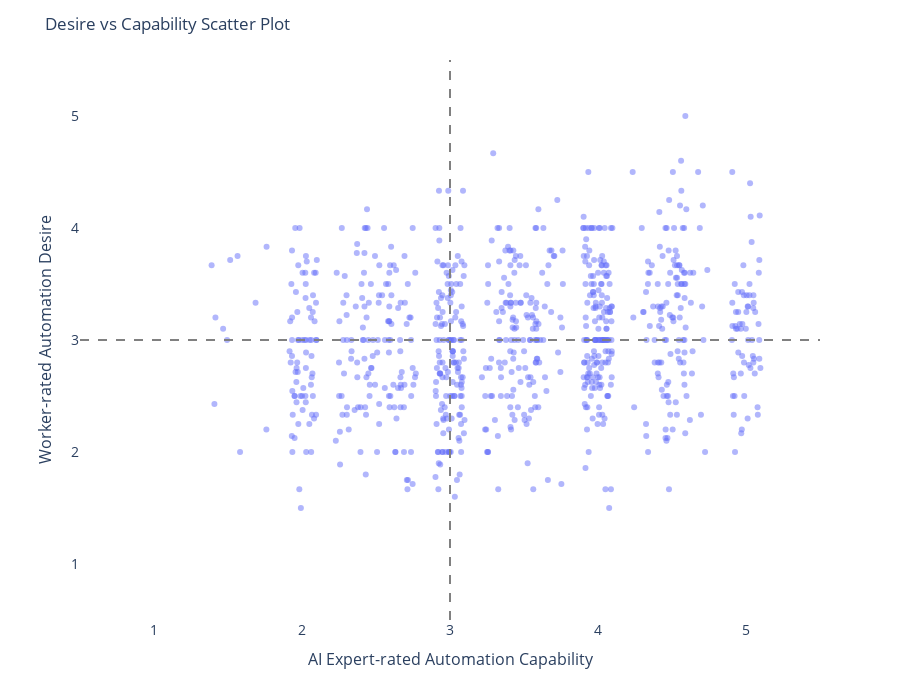

Notebook code cell kept with this figure:
### Code cell
# HTML version
import plotly.express as px


task_occupation_mapping = domain_worker_desires[["Task", "Occupation (O*NET-SOC Title)"]].drop_duplicates()
task_scores = task_scores.merge(task_occupation_mapping, on="Task", how="left")

# Plot with Plotly
fig = px.scatter(
    task_scores,
    x="automation_capacity_jittered",
    y="automation_desire",
    hover_data=["Task", "Occupation (O*NET-SOC Title)"],
    labels={
        "automation_capacity_jittered": "AI Expert-rated Automation Capability",
        "automation_desire": "Worker-rated Automation Desire"
    },
    opacity=0.5
)

# Add quadrant lines
fig.add_shape(type="line", x0=3, y0=0.5, x1=3, y1=5.5, line=dict(color="gray", dash="dash"))
fig.add_shape(type="line", x0=0.5, y0=3, x1=5.5, y1=3, line=dict(color="gray", dash="dash"))

# Update layout
fig.update_layout(
    title="Desire vs Capability Scatter Plot",
    width=900,
    height=700,
    xaxis_range=[0.5, 5.5],
    yaxis_range=[0.5, 5.5],
    xaxis=dict(title_font=dict(size=16), tickfont=dict(size=14)),
    yaxis=dict(title_font=dict(size=16), tickfont=dict(size=14)),
    plot_bgcolor='white'
)

# Save to HTML
fig.write_html("../local/desire_vs_capability_interactive.html")
fig.show()

### Figure 1 — Plotly figure (JSON) as saved in the notebook; plotly's stock layout.template omitted (floating-point values rounded to 4 significant figures; data arrays with more than 128 entries replaced by an {"elided": "..."} marker saying what was removed)
{"data": [{"customdata": {"elided": "844x2 str values"}, "hovertemplate": "AI Expert-rated Automation Capability=%{x}<br>Worker-rated Automation Desire=%{y}<br>Task=%{customdata[0]}<br>Occupation (O*NET-SOC Title)=%{customdata[1]}<extra></extra>", "legendgroup": "", "marker": {"color": "#636efa", "opacity": 0.5, "symbol": "circle"}, "mode": "markers", "name": "", "orientation": "v", "showlegend": false, "type": "scatter", "x": {"elided": "844 float values"}, "xaxis": "x", "y": {"elided": "844 float values"}, "yaxis": "y"}], "layout": {"height": 700, "legend": {"tracegroupgap": 0}, "margin": {"t": 60}, "plot_bgcolor": "white", "shapes": [{"line": {"color": "gray", "dash": "dash"}, "type": "line", "x0": 3, "x1": 3, "y0": 0.5, "y1": 5.5}, {"line": {"color": "gray", "dash": "dash"}, "type": "line", "x0": 0.5, "x1": 5.5, "y0": 3, "y1": 3}], "title": {"text": "Desire vs Capability Scatter Plot"}, "width": 900, "xaxis": {"anchor": "y", "domain": [0, 1], "range": [0.5, 5.5], "tickfont": {"size": 14}, "title": {"font": {"size": 16}, "text": "AI Expert-rated Automation Capability"}}, "yaxis": {"anchor": "x", "domain": [0, 1], "range": [0.5, 5.5], "tickfont": {"size": 14}, "title": {"font": {"size": 16}, "text": "Worker-rated Automation Desire"}}}}
